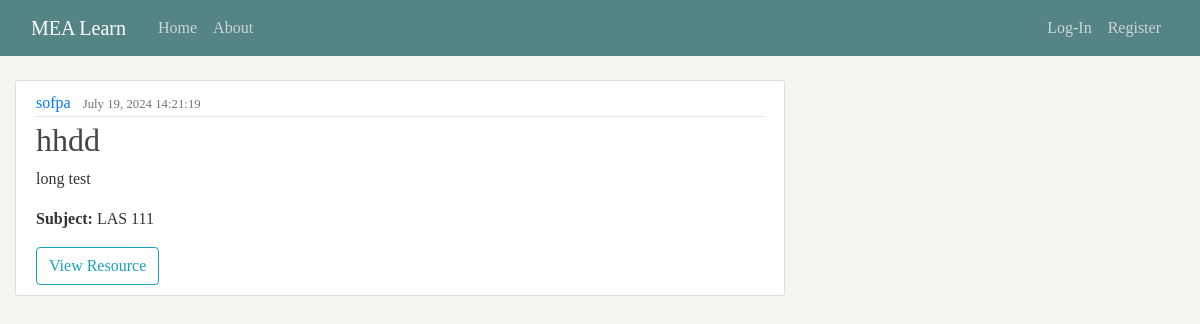
Page /resource/7/ on the committed database.
### blog/models.py (models this page shows, shortened)
class Resource(models.Model):
    SUBJECT_CHOICES = [
        ('MATH 31.1', 'MATH 31.1'),
        ('LAS 21', 'LAS 21'),
        ('MATH 31.2', 'MATH 31.2'),
        ('DECSC 22', 'DECSC 22'),
        ('ITMGT 25.03', 'ITMGT 25.03'),
        ('MATH 31.3', 'MATH 31.3'),
        ('ACCT 115', 'ACCT 115'),
        ('LLAW 113', 'LLAW 113'),
        ('MATH 70.1', 'MATH 70.1'),
        ('ECON 110', 'ECON 110'),
        ('ACCT 125', 'ACCT 125'),
        ('LLAW 115', 'LLAW 115'),
        ('MATH 61.2', 'MATH 61.2'),
        ('DECSC 25', 'DECSC 25'),
        ('ECON 121', 'ECON 121'),
        ('FINN 115', 'FINN 115'),
        ('QUANT 121', 'QUANT 121'),
        ('QUANT 162', 'QUANT 162'),
        ('LAS 111', 'LAS 111'),
        ('MKTG 111', 'MKTG 111'),
        ('QUANT 163', 'QUANT 163'),
        ('LAS 123', 'LAS 123'),
        ('QUANT 192', 'QUANT 192'),
        ('LAS 120', 'LAS 120'),
        ('LAS 140', 'LAS 140'),
        ('OPMAN 125', 'OPMAN 125'),
        ('QUANT 164', 'QUANT 164'),
        ('QUANT 199', 'QUANT 199'),
        ('LAS 197.10', 'LAS 197.10'),
    ]
    title = models.CharField(max_length=150)
    description = models.TextField()
    subject = models.CharField(max_length=100, choices=SUBJECT_CHOICES, default='None')
    date_uploaded = models.DateTimeField(default=timezone.now)
    file = models.FileField(upload_to='resource_files')
    author = models.ForeignKey(User, on_delete=models.CASCADE)

### blog/views.py (the view)
# urls.py: path('resource/<int:pk>/', ResourceDetailView.as_view(), name='resource-detail'),
class ResourceDetailView(DetailView):
    model = Resource

### blog/templates/blog/resource_detail.html (shortened to what this page needs)
{% extends "blog/base.html" %}
{% block content %}
  <article class="media content-section">
    <div class="media-body">
      <div class="article-metadata">
        <a class="mr-2" href="{% url 'user-resources' object.author.username %}">{{ object.author }}</a>
        {% if object.date_uploaded %}
          <small class="text-muted">{{ object.date_uploaded|date:"F d, Y H:i:s" }}</small>
        {% endif %}
      </div>
      <h2 class="article-title">{{ object.title }}</h2>
      {% if object.description %}
        <p class="article-content">{{ object.description }}</p>
      {% endif %}
      {% if object.subject %}
        <p class="resource-class"><strong>Subject:</strong> {{ object.subject }}</p>
      {% else %}
        <p class="resource-class"><strong>Subject:</strong> Not specified</p>
      {% endif %}
      <div class="file-container">
        {% if object.file %}
          <a href="{{ object.file.url }}" target="_blank" class="btn btn-outline-info">View Resource</a>
        {% else %}
          <p>No file uploaded.</p>
        {% endif %}
      </div>
    </div>
  </article>
{% endblock content %}

### blog/static/blog/main.css (style rules this page uses)
body { font-family: 'Times New Roman', serif !important; background: #F5F5F0; color: #333333; margin: 0; padding: 0; box-sizing: border-box; margin-top: 5rem; }
h1, h2, h3, h4, h5, h6 { color: #444444; }
.content-section { background: #ffffff; padding: 10px 20px; border: 1px solid #dddddd; border-radius: 3px; margin-bottom: 20px; }
.article-title { color: #444444; }
.article-content { white-space: pre-line; }
.article-metadata { padding-bottom: 1px; margin-bottom: 4px; border-bottom: 1px solid #e3e3e3; }

### blog/templates/blog/base.html (style rules this page uses)
body { font-family: 'Karla', sans-serif; }

### rows in the picture
Resource: author "sofpa", date_uploaded "July 19, 2024 14:21:19", title "hhdd", description "long test", subject "LAS 111"
